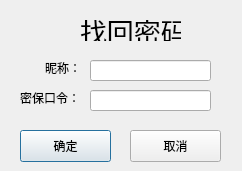
<?xml version="1.0" encoding="UTF-8"?>
<ui version="4.0">
 <class>Findpwd</class>
 <widget class="QDialog" name="Findpwd">
  <property name="geometry">
   <rect>
    <x>0</x>
    <y>0</y>
    <width>242</width>
    <height>171</height>
   </rect>
  </property>
  <property name="windowTitle">
   <string>Dialog</string>
  </property>
  <widget class="QLabel" name="label">
   <property name="geometry">
    <rect>
     <x>80</x>
     <y>20</y>
     <width>101</width>
     <height>21</height>
    </rect>
   </property>
   <property name="font">
    <font>
     <pointsize>20</pointsize>
    </font>
   </property>
   <property name="text">
    <string>找回密码</string>
   </property>
  </widget>
  <widget class="QLineEdit" name="lineEdit_cpwd">
   <property name="geometry">
    <rect>
     <x>90</x>
     <y>90</y>
     <width>121</width>
     <height>21</height>
    </rect>
   </property>
  </widget>
  <widget class="QLabel" name="label_2">
   <property name="geometry">
    <rect>
     <x>20</x>
     <y>90</y>
     <width>60</width>
     <height>16</height>
    </rect>
   </property>
   <property name="text">
    <string>密保口令：</string>
   </property>
  </widget>
  <widget class="QLabel" name="label_3">
   <property name="geometry">
    <rect>
     <x>45</x>
     <y>60</y>
     <width>60</width>
     <height>16</height>
    </rect>
   </property>
   <property name="text">
    <string>昵称：</string>
   </property>
  </widget>
  <widget class="QLineEdit" name="lineEdit_name">
   <property name="geometry">
    <rect>
     <x>90</x>
     <y>60</y>
     <width>121</width>
     <height>21</height>
    </rect>
   </property>
  </widget>
  <widget class="QPushButton" name="pushButton">
   <property name="geometry">
    <rect>
     <x>20</x>
     <y>130</y>
     <width>91</width>
     <height>32</height>
    </rect>
   </property>
   <property name="text">
    <string>确定</string>
   </property>
  </widget>
  <widget class="QPushButton" name="pushButton_2">
   <property name="geometry">
    <rect>
     <x>130</x>
     <y>130</y>
     <width>91</width>
     <height>32</height>
    </rect>
   </property>
   <property name="text">
    <string>取消</string>
   </property>
  </widget>
 </widget>
 <resources/>
 <connections>
  <connection>
   <sender>pushButton_2</sender>
   <signal>clicked()</signal>
   <receiver>Findpwd</receiver>
   <slot>close()</slot>
   <hints>
    <hint type="sourcelabel">
     <x>178</x>
     <y>142</y>
    </hint>
    <hint type="destinationlabel">
     <x>226</x>
     <y>116</y>
    </hint>
   </hints>
  </connection>
 </connections>
</ui>
